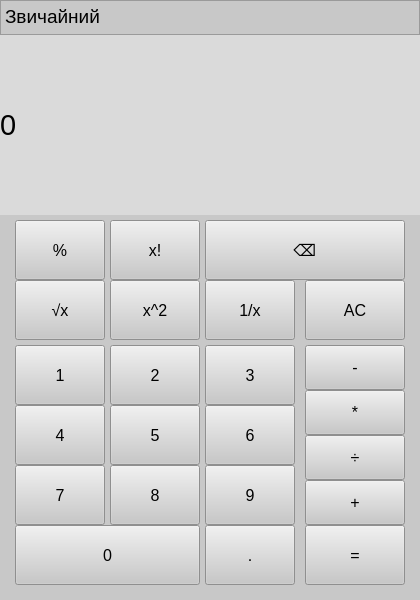
<?xml version="1.0" encoding="UTF-8"?>
<ui version="4.0">
 <class>MainWindow</class>
 <widget class="QMainWindow" name="MainWindow">
  <property name="geometry">
   <rect>
    <x>0</x>
    <y>0</y>
    <width>420</width>
    <height>600</height>
   </rect>
  </property>
  <property name="font">
   <font>
    <family>Yu Gothic UI Semibold</family>
    <pointsize>14</pointsize>
    <weight>75</weight>
    <italic>false</italic>
    <bold>true</bold>
    <strikeout>false</strikeout>
   </font>
  </property>
  <property name="windowTitle">
   <string>Калькулятор</string>
  </property>
  <property name="styleSheet">
   <string notr="true">background-color: rgb(200, 200, 200);</string>
  </property>
  <widget class="QWidget" name="centralwidget">
   <widget class="QLabel" name="label">
    <property name="geometry">
     <rect>
      <x>0</x>
      <y>35</y>
      <width>420</width>
      <height>180</height>
     </rect>
    </property>
    <property name="font">
     <font>
      <family>MS Shell Dlg 2</family>
      <pointsize>22</pointsize>
      <weight>50</weight>
      <italic>false</italic>
      <bold>false</bold>
      <strikeout>false</strikeout>
     </font>
    </property>
    <property name="styleSheet">
     <string notr="true">background-color: rgb(218, 218, 218);</string>
    </property>
    <property name="text">
     <string>0</string>
    </property>
    <property name="margin">
     <number>8</number>
    </property>
   </widget>
   <widget class="QPushButton" name="btn_1">
    <property name="geometry">
     <rect>
      <x>15</x>
      <y>345</y>
      <width>90</width>
      <height>60</height>
     </rect>
    </property>
    <property name="font">
     <font>
      <family>MS Shell Dlg 2</family>
      <pointsize>12</pointsize>
      <weight>50</weight>
      <italic>false</italic>
      <bold>false</bold>
      <strikeout>false</strikeout>
     </font>
    </property>
    <property name="text">
     <string>1</string>
    </property>
   </widget>
   <widget class="QPushButton" name="btn_2">
    <property name="geometry">
     <rect>
      <x>110</x>
      <y>345</y>
      <width>90</width>
      <height>60</height>
     </rect>
    </property>
    <property name="font">
     <font>
      <family>MS Shell Dlg 2</family>
      <pointsize>12</pointsize>
      <weight>50</weight>
      <italic>false</italic>
      <bold>false</bold>
      <strikeout>false</strikeout>
     </font>
    </property>
    <property name="text">
     <string>2</string>
    </property>
   </widget>
   <widget class="QPushButton" name="btn_3">
    <property name="geometry">
     <rect>
      <x>205</x>
      <y>345</y>
      <width>90</width>
      <height>60</height>
     </rect>
    </property>
    <property name="font">
     <font>
      <family>MS Shell Dlg 2</family>
      <pointsize>12</pointsize>
      <weight>50</weight>
      <italic>false</italic>
      <bold>false</bold>
      <strikeout>false</strikeout>
     </font>
    </property>
    <property name="text">
     <string>3</string>
    </property>
   </widget>
   <widget class="QPushButton" name="btn_4">
    <property name="geometry">
     <rect>
      <x>15</x>
      <y>405</y>
      <width>90</width>
      <height>60</height>
     </rect>
    </property>
    <property name="font">
     <font>
      <family>MS Shell Dlg 2</family>
      <pointsize>12</pointsize>
      <weight>50</weight>
      <italic>false</italic>
      <bold>false</bold>
      <strikeout>false</strikeout>
     </font>
    </property>
    <property name="text">
     <string>4</string>
    </property>
   </widget>
   <widget class="QPushButton" name="btn_5">
    <property name="geometry">
     <rect>
      <x>110</x>
      <y>405</y>
      <width>90</width>
      <height>60</height>
     </rect>
    </property>
    <property name="font">
     <font>
      <family>MS Shell Dlg 2</family>
      <pointsize>12</pointsize>
      <weight>50</weight>
      <italic>false</italic>
      <bold>false</bold>
      <strikeout>false</strikeout>
     </font>
    </property>
    <property name="text">
     <string>5</string>
    </property>
   </widget>
   <widget class="QPushButton" name="btn_6">
    <property name="geometry">
     <rect>
      <x>205</x>
      <y>405</y>
      <width>90</width>
      <height>60</height>
     </rect>
    </property>
    <property name="font">
     <font>
      <family>MS Shell Dlg 2</family>
      <pointsize>12</pointsize>
      <weight>50</weight>
      <italic>false</italic>
      <bold>false</bold>
      <strikeout>false</strikeout>
     </font>
    </property>
    <property name="text">
     <string>6</string>
    </property>
   </widget>
   <widget class="QPushButton" name="btn_7">
    <property name="geometry">
     <rect>
      <x>15</x>
      <y>465</y>
      <width>90</width>
      <height>60</height>
     </rect>
    </property>
    <property name="font">
     <font>
      <family>MS Shell Dlg 2</family>
      <pointsize>12</pointsize>
      <weight>50</weight>
      <italic>false</italic>
      <bold>false</bold>
      <strikeout>false</strikeout>
     </font>
    </property>
    <property name="text">
     <string>7</string>
    </property>
   </widget>
   <widget class="QPushButton" name="btn_8">
    <property name="geometry">
     <rect>
      <x>110</x>
      <y>465</y>
      <width>90</width>
      <height>60</height>
     </rect>
    </property>
    <property name="font">
     <font>
      <family>MS Shell Dlg 2</family>
      <pointsize>12</pointsize>
      <weight>50</weight>
      <italic>false</italic>
      <bold>false</bold>
      <strikeout>false</strikeout>
     </font>
    </property>
    <property name="text">
     <string>8</string>
    </property>
   </widget>
   <widget class="QPushButton" name="btn_9">
    <property name="geometry">
     <rect>
      <x>205</x>
      <y>465</y>
      <width>90</width>
      <height>60</height>
     </rect>
    </property>
    <property name="font">
     <font>
      <family>MS Shell Dlg 2</family>
      <pointsize>12</pointsize>
      <weight>50</weight>
      <italic>false</italic>
      <bold>false</bold>
      <strikeout>false</strikeout>
     </font>
    </property>
    <property name="text">
     <string>9</string>
    </property>
   </widget>
   <widget class="QPushButton" name="btn_0">
    <property name="geometry">
     <rect>
      <x>15</x>
      <y>525</y>
      <width>185</width>
      <height>60</height>
     </rect>
    </property>
    <property name="font">
     <font>
      <family>MS Shell Dlg 2</family>
      <pointsize>12</pointsize>
      <weight>50</weight>
      <italic>false</italic>
      <bold>false</bold>
      <strikeout>false</strikeout>
     </font>
    </property>
    <property name="text">
     <string>0</string>
    </property>
   </widget>
   <widget class="QPushButton" name="btn_dot">
    <property name="geometry">
     <rect>
      <x>205</x>
      <y>525</y>
      <width>90</width>
      <height>60</height>
     </rect>
    </property>
    <property name="font">
     <font>
      <family>MS Shell Dlg 2</family>
      <pointsize>12</pointsize>
      <weight>50</weight>
      <italic>false</italic>
      <bold>false</bold>
      <strikeout>false</strikeout>
     </font>
    </property>
    <property name="text">
     <string>.</string>
    </property>
   </widget>
   <widget class="QPushButton" name="btn_result">
    <property name="geometry">
     <rect>
      <x>305</x>
      <y>525</y>
      <width>100</width>
      <height>60</height>
     </rect>
    </property>
    <property name="font">
     <font>
      <family>MS Shell Dlg 2</family>
      <pointsize>12</pointsize>
      <weight>50</weight>
      <italic>false</italic>
      <bold>false</bold>
      <strikeout>false</strikeout>
     </font>
    </property>
    <property name="text">
     <string>=</string>
    </property>
   </widget>
   <widget class="QPushButton" name="btn_ac">
    <property name="geometry">
     <rect>
      <x>305</x>
      <y>280</y>
      <width>100</width>
      <height>60</height>
     </rect>
    </property>
    <property name="font">
     <font>
      <family>MS Shell Dlg 2</family>
      <pointsize>12</pointsize>
      <weight>50</weight>
      <italic>false</italic>
      <bold>false</bold>
      <strikeout>false</strikeout>
     </font>
    </property>
    <property name="text">
     <string>AC</string>
    </property>
   </widget>
   <widget class="QPushButton" name="pushButton">
    <property name="geometry">
     <rect>
      <x>15</x>
      <y>280</y>
      <width>90</width>
      <height>60</height>
     </rect>
    </property>
    <property name="font">
     <font>
      <family>MS Shell Dlg 2</family>
      <pointsize>12</pointsize>
      <weight>50</weight>
      <italic>false</italic>
      <bold>false</bold>
      <strikeout>false</strikeout>
     </font>
    </property>
    <property name="text">
     <string>√x</string>
    </property>
   </widget>
   <widget class="QPushButton" name="pushButton_2">
    <property name="geometry">
     <rect>
      <x>110</x>
      <y>280</y>
      <width>90</width>
      <height>60</height>
     </rect>
    </property>
    <property name="font">
     <font>
      <family>MS Shell Dlg 2</family>
      <pointsize>12</pointsize>
      <weight>50</weight>
      <italic>false</italic>
      <bold>false</bold>
      <strikeout>false</strikeout>
     </font>
    </property>
    <property name="text">
     <string>x^2</string>
    </property>
   </widget>
   <widget class="QPushButton" name="pushButton_3">
    <property name="geometry">
     <rect>
      <x>15</x>
      <y>220</y>
      <width>90</width>
      <height>60</height>
     </rect>
    </property>
    <property name="font">
     <font>
      <family>MS Shell Dlg 2</family>
      <pointsize>12</pointsize>
      <weight>50</weight>
      <italic>false</italic>
      <bold>false</bold>
      <strikeout>false</strikeout>
     </font>
    </property>
    <property name="text">
     <string>%</string>
    </property>
   </widget>
   <widget class="QPushButton" name="pushButton_4">
    <property name="geometry">
     <rect>
      <x>305</x>
      <y>345</y>
      <width>100</width>
      <height>45</height>
     </rect>
    </property>
    <property name="font">
     <font>
      <family>MS Shell Dlg 2</family>
      <pointsize>12</pointsize>
      <weight>50</weight>
      <italic>false</italic>
      <bold>false</bold>
      <strikeout>false</strikeout>
     </font>
    </property>
    <property name="text">
     <string>-</string>
    </property>
   </widget>
   <widget class="QPushButton" name="pushButton_5">
    <property name="geometry">
     <rect>
      <x>305</x>
      <y>480</y>
      <width>100</width>
      <height>45</height>
     </rect>
    </property>
    <property name="font">
     <font>
      <family>MS Shell Dlg 2</family>
      <pointsize>12</pointsize>
      <weight>50</weight>
      <italic>false</italic>
      <bold>false</bold>
      <strikeout>false</strikeout>
     </font>
    </property>
    <property name="text">
     <string>+</string>
    </property>
   </widget>
   <widget class="QPushButton" name="pushButton_6">
    <property name="geometry">
     <rect>
      <x>305</x>
      <y>390</y>
      <width>100</width>
      <height>45</height>
     </rect>
    </property>
    <property name="font">
     <font>
      <family>MS Shell Dlg 2</family>
      <pointsize>12</pointsize>
      <weight>50</weight>
      <italic>false</italic>
      <bold>false</bold>
      <strikeout>false</strikeout>
     </font>
    </property>
    <property name="text">
     <string>*</string>
    </property>
   </widget>
   <widget class="QPushButton" name="pushButton_7">
    <property name="geometry">
     <rect>
      <x>305</x>
      <y>435</y>
      <width>100</width>
      <height>45</height>
     </rect>
    </property>
    <property name="font">
     <font>
      <family>MS Shell Dlg 2</family>
      <pointsize>12</pointsize>
      <weight>50</weight>
      <italic>false</italic>
      <bold>false</bold>
      <strikeout>false</strikeout>
     </font>
    </property>
    <property name="text">
     <string>÷</string>
    </property>
   </widget>
   <widget class="QPushButton" name="pushButton_8">
    <property name="geometry">
     <rect>
      <x>205</x>
      <y>220</y>
      <width>200</width>
      <height>60</height>
     </rect>
    </property>
    <property name="font">
     <font>
      <family>MS Shell Dlg 2</family>
      <pointsize>12</pointsize>
      <weight>50</weight>
      <italic>false</italic>
      <bold>false</bold>
      <strikeout>false</strikeout>
     </font>
    </property>
    <property name="text">
     <string>⌫</string>
    </property>
   </widget>
   <widget class="QPushButton" name="pushButton_9">
    <property name="geometry">
     <rect>
      <x>205</x>
      <y>280</y>
      <width>90</width>
      <height>60</height>
     </rect>
    </property>
    <property name="font">
     <font>
      <family>MS Shell Dlg 2</family>
      <pointsize>12</pointsize>
      <weight>50</weight>
      <italic>false</italic>
      <bold>false</bold>
      <strikeout>false</strikeout>
     </font>
    </property>
    <property name="text">
     <string>1/x</string>
    </property>
   </widget>
   <widget class="QPushButton" name="pushButton_10">
    <property name="geometry">
     <rect>
      <x>110</x>
      <y>220</y>
      <width>90</width>
      <height>60</height>
     </rect>
    </property>
    <property name="font">
     <font>
      <family>MS Shell Dlg 2</family>
      <pointsize>12</pointsize>
      <weight>50</weight>
      <italic>false</italic>
      <bold>false</bold>
      <strikeout>false</strikeout>
     </font>
    </property>
    <property name="text">
     <string>x!</string>
    </property>
   </widget>
   <widget class="QTextBrowser" name="textBrowser">
    <property name="geometry">
     <rect>
      <x>0</x>
      <y>0</y>
      <width>420</width>
      <height>35</height>
     </rect>
    </property>
    <property name="html">
     <string>&lt;!DOCTYPE HTML PUBLIC &quot;-//W3C//DTD HTML 4.0//EN&quot; &quot;http://www.w3.org/TR/REC-html40/strict.dtd&quot;&gt;
&lt;html&gt;&lt;head&gt;&lt;meta name=&quot;qrichtext&quot; content=&quot;1&quot; /&gt;&lt;style type=&quot;text/css&quot;&gt;
p, li { white-space: pre-wrap; }
&lt;/style&gt;&lt;/head&gt;&lt;body style=&quot; font-family:'MS Shell Dlg 2'; font-size:7.8pt; font-weight:400; font-style:normal;&quot;&gt;
&lt;p style=&quot; margin-top:0px; margin-bottom:0px; margin-left:0px; margin-right:0px; -qt-block-indent:0; text-indent:0px;&quot;&gt;&lt;span style=&quot; font-size:14pt;&quot;&gt;Звичайний&lt;/span&gt;&lt;/p&gt;&lt;/body&gt;&lt;/html&gt;</string>
    </property>
   </widget>
  </widget>
 </widget>
 <resources/>
 <connections/>
</ui>
